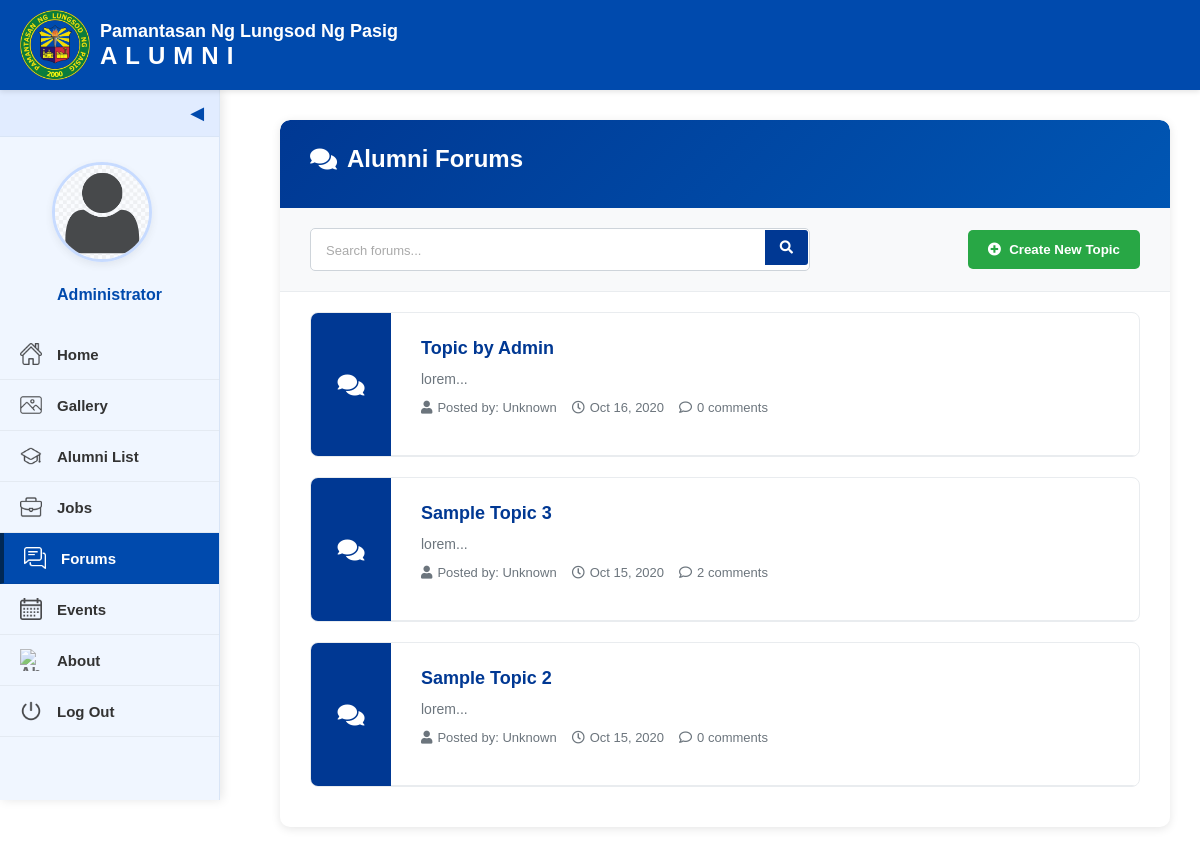
The app's page /alumni-forums.php (signed in), older data.
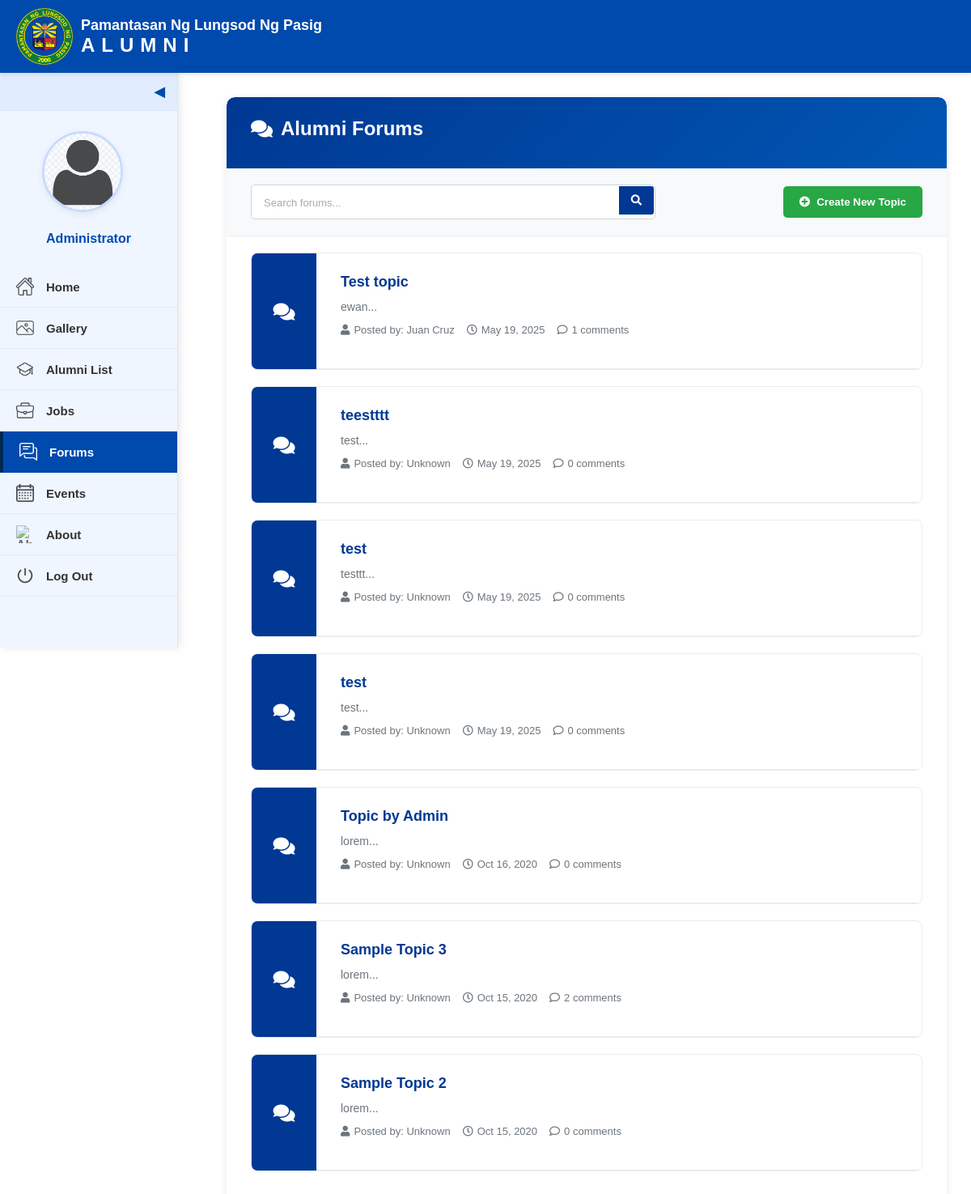
The same page, newer data.
### tables this page shows
CREATE TABLE `forum_topics` (
  `id` int(30) NOT NULL,
  `title` varchar(250) NOT NULL,
  `description` text NOT NULL,
  `user_id` varchar(9) NOT NULL,
  `date_created` datetime NOT NULL DEFAULT current_timestamp()
);

### alumni-forums.php (the view, shortened to what the changed rows need)
<?php
include 'admin/db_connect.php';
$alumni_id = $_SESSION['login_id'];
$page = isset($_GET['page']) ? intval($_GET['page']) : 1;
$items_per_page = 10;
$offset = ($page - 1) * $items_per_page;
$search_condition = '';
$params = [];
$topics_query = "SELECT ft.*, u.name as author_name,
                (SELECT COUNT(*) FROM forum_comments WHERE topic_id = ft.id) as comment_count
                FROM forum_topics ft
                LEFT JOIN users u ON ft.user_id = u.alumni_id
                $search_condition
                GROUP BY ft.id
                ORDER BY ft.date_created DESC
                LIMIT ?, ?";
$stmt = $conn->prepare($topics_query);
$stmt_params = $params;
$stmt_params[] = $offset;
$stmt_params[] = $items_per_page;
$types = str_repeat('s', count($params)) . 'ii';
$stmt->bind_param($types, ...$stmt_params);
$stmt->execute();
$topics_result = $stmt->get_result();
$view_topic = isset($_GET['view_topic']) ? intval($_GET['view_topic']) : 0;
$topic_data = null;
$comments = [];
?>
<!DOCTYPE html>
<html lang="en">
<head>
  <link rel="stylesheet" href="style.css">
  <link rel="stylesheet" href="alumni-forums.css">
  <link rel="stylesheet" href="https://cdnjs.cloudflare.com/ajax/libs/font-awesome/5.15.4/css/all.min.css">
</head>
<body>
  <main class="forum-content">
    <?php if($view_topic > 0 && $topic_data): ?>
      <div class="forum-container">
        <div class="forum-header">
          <a href="alumni-forums.php" class="back-button"><i class="fas fa-arrow-left"></i> Back to Forums</a>
          <h1><?php echo htmlspecialchars($topic_data['title']); ?></h1>
          <?php
          if($topic_data['user_id'] == $alumni_id):
          ?>
            <div class="topic-actions">
              <button class="edit-topic-btn" onclick="openEditTopicModal(<?php echo $view_topic; ?>, '<?php echo addslashes(htmlspecialchars($topic_data['title'])); ?>', '<?php echo addslashes(htmlspecialchars_decode($topic_data['description'])); ?>')">
                <i class="fas fa-edit"></i> Edit
              </button>
              <button class="delete-topic-btn" onclick="confirmDeleteTopic(<?php echo $view_topic; ?>)">
                <i class="fas fa-trash-alt"></i> Delete
              </button>
            </div>
          <?php endif; ?>
        </div>
        <div class="topic-details">
          <div class="topic-meta">
            <span class="topic-author"><i class="fas fa-user"></i> Posted by: <?php echo htmlspecialchars($topic_data['author_name'] ?? 'Unknown'); ?></span>
            <span class="topic-date"><i class="far fa-clock"></i> <?php echo date('F d, Y h:i A', strtotime($topic_data['date_created'])); ?></span>
          </div>
          <div class="topic-content">
            <?php echo html_entity_decode($topic_data['description']); ?>
          </div>
        </div>
        <div class="comments-section">
          <h2><i class="fas fa-comments"></i> Comments (<?php echo count($comments); ?>)</h2>
          <?php if(count($comments) > 0): ?>
            <div class="comments-list">
              <?php foreach($comments as $comment): ?>
                <div class="comment-card">
                  <div class="comment-header">
                    <img src="<?php echo htmlspecialchars($comment['avatar']); ?>" alt="Profile" class="comment-avatar">
                    <div class="comment-info">
                      <div class="comment-author"><?php echo htmlspecialchars($comment['author_name'] ?? 'Unknown'); ?></div>
                      <div class="comment-date"><?php echo date('M d, Y h:i A', strtotime($comment['date_created'])); ?></div>
                    </div>
                    <?php
                    if(strcmp($comment['user_id'], $alumni_id) === 0 || ($topic_data && $topic_data['user_id'] == $alumni_id)):
                    ?>
                      <div class="comment-actions">
                        <button class="delete-comment-btn" onclick="confirmDeleteComment(<?php echo $comment['id']; ?>, <?php echo $view_topic; ?>)">
                          <i class="fas fa-trash-alt"></i>
                        </button>
                      </div>
                    <?php endif; ?>
                  </div>
                  <div class="comment-content">
                    <?php echo htmlspecialchars($comment['comment']); ?>
                  </div>
                </div>
              <?php endforeach; ?>
            </div>
          <?php else: ?>
            <div class="no-comments">
              <i class="far fa-comment-dots"></i>
              <p>No comments yet. Be the first to comment!</p>
            </div>
          <?php endif; ?>
          <div class="add-comment-form">
            <h3>Add a Comment</h3>
            <form method="POST" action="">
              <input type="hidden" name="topic_id" value="<?php echo $view_topic; ?>">
              <div class="form-group">
                <textarea name="comment" rows="4" placeholder="Write your comment here..." required></textarea>
              </div>
              <div class="form-group">
                <button type="submit" name="submit_comment" class="btn-submit-comment">
                  <i class="fas fa-paper-plane"></i> Submit Comment
                </button>
              </div>
            </form>
          </div>
        </div>
      </div>
    <?php else: ?>
      <div class="forum-container">
        <div class="forum-header">
          <h1><i class="fas fa-comments"></i> Alumni Forums</h1>
        </div>
        <?php if($topics_result->num_rows > 0): ?>
          <div class="topics-list">
            <?php while($topic = $topics_result->fetch_assoc()): ?>
              <div class="topic-card">
                <div class="topic-icon">
                  <i class="fas fa-comments"></i>
                </div>
                <div class="topic-details">
                  <h3><a href="alumni-forums.php?view_topic=<?php echo $topic['id']; ?>"><?php echo htmlspecialchars($topic['title']); ?></a></h3>
                  <div class="topic-preview">
                    <?php echo substr(strip_tags(html_entity_decode($topic['description'])), 0, 150) . '...'; ?>
                  </div>
                  <div class="topic-meta">
                    <span class="author"><i class="fas fa-user"></i> Posted by: <?php echo htmlspecialchars($topic['author_name'] ?? 'Unknown'); ?></span>
                    <span class="date"><i class="far fa-clock"></i> <?php echo date('M d, Y', strtotime($topic['date_created'])); ?></span>
                    <span class="comments-count"><i class="far fa-comment"></i> <?php echo $topic['comment_count']; ?> comments</span>
                  </div>
                </div>
              </div>
            <?php endwhile; ?>
          </div>
        <?php endif; ?>
      </div>
    <?php endif; ?>
  </main>
</body>
</html>

Row changes from the older to the newer data that the page shows:
added forum_topics: title "Test topic", description "ewan", author_name "Juan Cruz", date_created "May 19, 2025", comment_count "1"
added forum_topics: title "teestttt", description "test", author_name "Unknown", date_created "May 19, 2025", comment_count "0"
added forum_topics: title "test", description "testtt", author_name "Unknown", date_created "May 19, 2025", comment_count "0"
added forum_topics: title "test", description "test", author_name "Unknown", date_created "May 19, 2025", comment_count "0"
